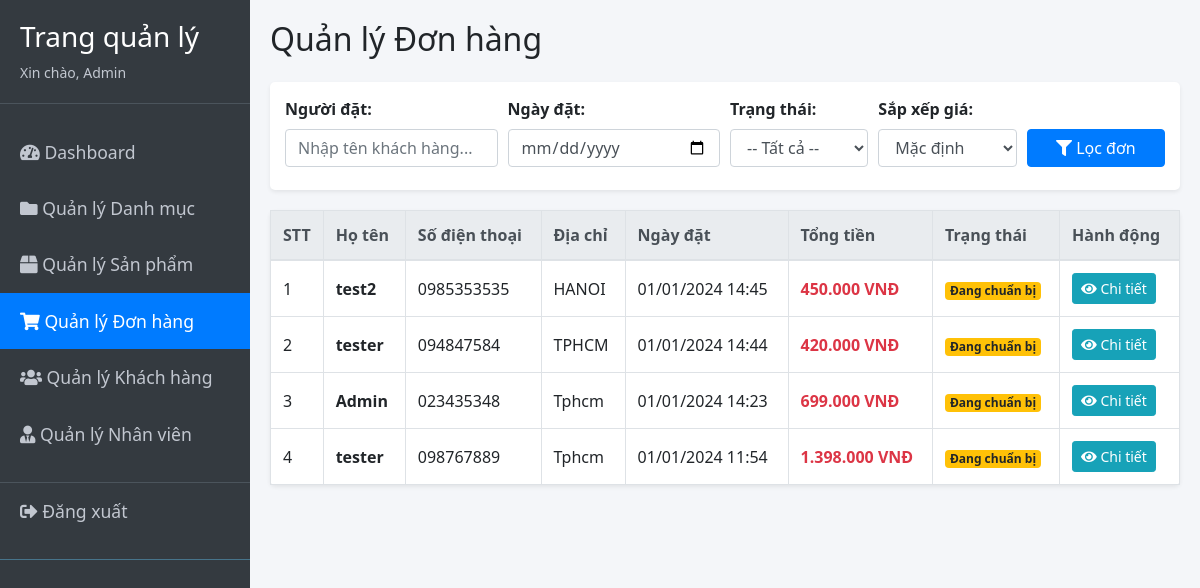
Screenshot of /admin/dashboard.php with the database file from the repository.
### tables this page shows
CREATE TABLE `orders` (
  `id` int(11) NOT NULL,
  `fullname` varchar(100) NOT NULL,
  `phone_number` varchar(20) NOT NULL,
  `email` varchar(150) NOT NULL,
  `address` varchar(200) NOT NULL,
  `note` varchar(255) DEFAULT NULL,
  `order_date` datetime DEFAULT NULL
);

### admin/database/dbhelper.php (called while the page is built, shortened)
<?php
function executeResult($sql)
{
	$con = mysqli_connect(HOST, USERNAME, PASSWORD, DATABASE);
  	mysqli_set_charset($con, 'UTF8');
	$result = mysqli_query($con, $sql);
	$data   = [];
	while ($row = mysqli_fetch_array($result, 1)) {
		$data[] = $row;
	}
	return $data;
}

### admin/dashboard.php (the view, shortened to what this page needs)
<?php
require_once('database/dbhelper.php');
$sql = "SELECT orders.*,
        (SELECT SUM(price * num) FROM order_details WHERE order_details.order_id = orders.id) as total_money,
        (SELECT status FROM order_details WHERE order_details.order_id = orders.id LIMIT 1) as order_status
        FROM orders
        WHERE 1=1 ";
$keyword = '';
$date = '';
$havingClause = "";
$orderBy = " ORDER BY order_date DESC";
$finalSql = $sql . $havingClause . $orderBy;
?>
<!DOCTYPE html>
<html>
<head>
    <link rel="stylesheet" href="https://maxcdn.bootstrapcdn.com/bootstrap/4.4.1/css/bootstrap.min.css">
    <link rel="stylesheet" href="https://cdnjs.cloudflare.com/ajax/libs/font-awesome/5.15.4/css/all.min.css">
</head>
<body>
    <div class="wrapper">
        <nav id="sidebar">
            <div class="sidebar-header">
                <h3>Trang quản lý</h3>
                <div style="font-size: 14px; color: #c2c7d0;">Xin chào, <?php echo $_COOKIE['user'] ?? 'Admin'; ?></div>
            </div>
            <ul class="list-unstyled components">
                <li>
                    <a href="index.php"><i class="fas fa-tachometer-alt"></i> Dashboard</a>
                </li>
                <li>
                    <a href="category/index.php"><i class="fas fa-folder"></i> Quản lý Danh mục</a>
                </li>
                <li>
                    <a href="product/index.php"><i class="fas fa-box"></i> Quản lý Sản phẩm</a>
                </li>
                <li class="active">
                    <a href="dashboard.php"><i class="fas fa-shopping-cart"></i> Quản lý Đơn hàng</a>
                </li>
                <li>
                    <a href="customer/index.php"><i class="fas fa-users"></i> Quản lý Khách hàng</a>
                </li>
                <li>
                    <a href="staff/index.php"><i class="fas fa-user-tie"></i> Quản lý Nhân viên</a>
                </li>
                <li>
                    <a href="/Web/logout.php" style="border-top: 1px solid #4b545c; margin-top: 20px;"><i class="fas fa-sign-out-alt"></i> Đăng xuất</a>
                </li>
            </ul>
        </nav>
        <div id="content">
            <div class="panel panel-primary">
                <div class="panel-heading">
                    <h2 class="text-left mb-4">Quản lý Đơn hàng</h2>
                </div>
                <div class="panel-body">
                    <div class="filter-bar">
                        <form method="GET">
                            <div class="form-row align-items-end">
                                <div class="col-md-3 mb-2">
                                    <label class="font-weight-bold">Người đặt:</label>
                                    <input type="text" name="keyword" class="form-control" placeholder="Nhập tên khách hàng..." value="<?=$keyword?>">
                                </div>
                                <div class="col-md-3 mb-2">
                                    <label class="font-weight-bold">Ngày đặt:</label>
                                    <input type="date" name="date" class="form-control" value="<?=$date?>">
                                </div>
                                <div class="col-md-2 mb-2">
                                <label class="font-weight-bold">Trạng thái:</label>
                                <select name="status" class="form-control">
                                    <option value="">-- Tất cả --</option>
                                </select>
                            </div>
                                <div class="col-md-2 mb-2">
                                    <label class="font-weight-bold">Sắp xếp giá:</label>
                                    <select name="sort_price" class="form-control">
                                        <option value="">Mặc định</option>
                                    </select>
                                </div>
                                <div class="col-md-2 mb-2">
                                    <button type="submit" class="btn btn-primary btn-block"><i class="fas fa-filter"></i> Lọc đơn</button>
                                </div>
                            </div>
                        </form>
                    </div>
                    <table class="table table-bordered table-hover bg-white shadow-sm" style="border-radius: 5px;">
                        <thead class="thead-light">
                            <tr>
                                <th width="50px">STT</th>
                                <th>Họ tên</th>
                                <th>Số điện thoại</th>
                                <th>Địa chỉ</th>
                                <th>Ngày đặt</th>
                                <th>Tổng tiền</th>
                                <th>Trạng thái</th>
                                <th width="120px">Hành động</th>
                            </tr>
                        </thead>
                        <tbody>
                            <?php
                            $orders = executeResult($finalSql);
                            $index = 1;
                            if (count($orders) > 0) {
                                foreach ($orders as $item) {
                                    $statusColor = 'secondary';
                                    $stt = $item['order_status'];
                                    if(strpos($stt, 'Đang') !== false) $statusColor = 'warning';
                                    echo '<tr>
                                            <td>' . ($index++) . '</td>
                                            <td style="font-weight:bold;">' . $item['fullname'] . '</td>
                                            <td>' . $item['phone_number'] . '</td>
                                            <td>' . $item['address'] . '</td>
                                            <td>' . date('d/m/Y H:i', strtotime($item['order_date'])) . '</td>
                                            <td class="text-danger font-weight-bold">' . number_format($item['total_money'], 0, ',', '.') . ' VNĐ</td>
                                            <td><span class="badge badge-'.$statusColor.'">' . $stt . '</span></td>
                                            <td>
                                                <a href="order_details.php?id=' . $item['id'] . '">
                                                    <button class="btn btn-info btn-sm"><i class="fas fa-eye"></i> Chi tiết</button>
                                                </a>
                                            </td>
                                        </tr>';
                                }
                            } else {
                                echo '<tr><td colspan="8" class="text-center text-muted py-4">Không tìm thấy đơn hàng nào phù hợp tiêu chí lọc.</td></tr>';
                            }
                            ?>
                        </tbody>
                    </table>
                </div>
            </div>
        </div>
    </div>
</body>
</html>

### admin/dashboard.php (style rules this page uses)
body { font-family: 'Segoe UI', Tahoma, Geneva, Verdana, sans-serif; background-color: #f4f6f9; }
.wrapper { display: flex; width: 100%; align-items: stretch; }
#sidebar { min-width: 250px; max-width: 250px; background: #343a40; color: #fff; transition: all 0.3s; min-height: 100vh; }
#sidebar .sidebar-header { padding: 20px; background: #343a40; border-bottom: 1px solid #4b545c; }
#sidebar ul.components { padding: 20px 0; border-bottom: 1px solid #47748b; }
#sidebar ul li a { padding: 15px 20px; font-size: 1.1em; display: block; color: #c2c7d0; text-decoration: none; }
#sidebar ul li.active > a { color: #fff; background: #007bff; }
#content { width: 100%; padding: 20px; min-height: 100vh; }
.table td, .table th { vertical-align: middle; }
.filter-bar { background: #fff; padding: 15px; border-radius: 5px; box-shadow: 0 0.125rem 0.25rem rgba(0,0,0,.075); margin-bottom: 20px; }

### rows the page displays
orders: fullname "test2", phone_number "0985353535", address "HANOI", order_date "01/01/2024 14:45", total_money "450.000", stt "Đang chuẩn bị"
orders: fullname "tester", phone_number "094847584", address "TPHCM", order_date "01/01/2024 14:44", total_money "420.000", stt "Đang chuẩn bị"
orders: fullname "Admin", phone_number "023435348", address "Tphcm", order_date "01/01/2024 14:23", total_money "699.000", stt "Đang chuẩn bị"
orders: fullname "tester", phone_number "098767889", address "Tphcm", order_date "01/01/2024 11:54", total_money "1.398.000", stt "Đang chuẩn bị"

### other values shown
$_COOKIE['user'] "Admin"
